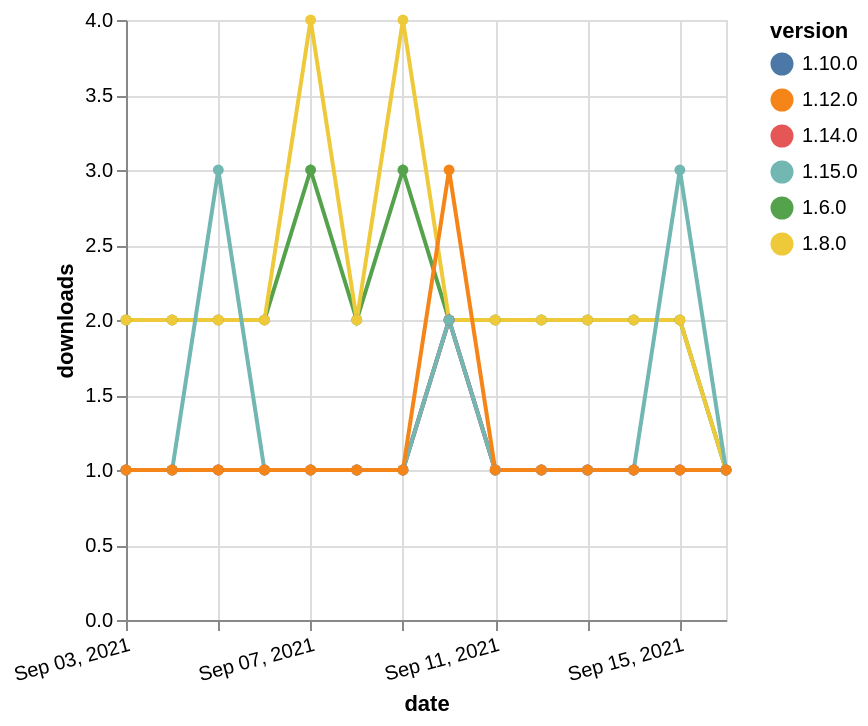

The specification (Vega-Lite) saved for this image:
### Vega-Lite specification from a JSON file in a GitHub repository (floating-point values rounded to 4 significant figures)
{"$schema": "https://vega.github.io/schema/vega-lite/v5.json", "description": "A simple bar chart with embedded data.", "data": {"values": [{"date": "2021-09-03", "total": 2327, "delta": 2, "version": "1.6.0"}, {"date": "2021-09-04", "total": 2329, "delta": 2, "version": "1.6.0"}, {"date": "2021-09-05", "total": 2331, "delta": 2, "version": "1.6.0"}, {"date": "2021-09-06", "total": 2333, "delta": 2, "version": "1.6.0"}, {"date": "2021-09-07", "total": 2336, "delta": 3, "version": "1.6.0"}, {"date": "2021-09-08", "total": 2338, "delta": 2, "version": "1.6.0"}, {"date": "2021-09-09", "total": 2341, "delta": 3, "version": "1.6.0"}, {"date": "2021-09-10", "total": 2343, "delta": 2, "version": "1.6.0"}, {"date": "2021-09-11", "total": 2345, "delta": 2, "version": "1.6.0"}, {"date": "2021-09-12", "total": 2347, "delta": 2, "version": "1.6.0"}, {"date": "2021-09-13", "total": 2349, "delta": 2, "version": "1.6.0"}, {"date": "2021-09-14", "total": 2351, "delta": 2, "version": "1.6.0"}, {"date": "2021-09-15", "total": 2353, "delta": 2, "version": "1.6.0"}, {"date": "2021-09-16", "total": 2354, "delta": 1, "version": "1.6.0"}, {"date": "2021-09-03", "total": 2485, "delta": 2, "version": "1.8.0"}, {"date": "2021-09-04", "total": 2487, "delta": 2, "version": "1.8.0"}, {"date": "2021-09-05", "total": 2489, "delta": 2, "version": "1.8.0"}, {"date": "2021-09-06", "total": 2491, "delta": 2, "version": "1.8.0"}, {"date": "2021-09-07", "total": 2495, "delta": 4, "version": "1.8.0"}, {"date": "2021-09-08", "total": 2497, "delta": 2, "version": "1.8.0"}, {"date": "2021-09-09", "total": 2501, "delta": 4, "version": "1.8.0"}, {"date": "2021-09-10", "total": 2503, "delta": 2, "version": "1.8.0"}, {"date": "2021-09-11", "total": 2505, "delta": 2, "version": "1.8.0"}, {"date": "2021-09-12", "total": 2507, "delta": 2, "version": "1.8.0"}, {"date": "2021-09-13", "total": 2509, "delta": 2, "version": "1.8.0"}, {"date": "2021-09-14", "total": 2511, "delta": 2, "version": "1.8.0"}, {"date": "2021-09-15", "total": 2513, "delta": 2, "version": "1.8.0"}, {"date": "2021-09-16", "total": 2514, "delta": 1, "version": "1.8.0"}, {"date": "2021-09-03", "total": 238, "delta": 1, "version": "1.10.0"}, {"date": "2021-09-04", "total": 239, "delta": 1, "version": "1.10.0"}, {"date": "2021-09-05", "total": 240, "delta": 1, "version": "1.10.0"}, {"date": "2021-09-06", "total": 241, "delta": 1, "version": "1.10.0"}, {"date": "2021-09-07", "total": 242, "delta": 1, "version": "1.10.0"}, {"date": "2021-09-08", "total": 243, "delta": 1, "version": "1.10.0"}, {"date": "2021-09-09", "total": 244, "delta": 1, "version": "1.10.0"}, {"date": "2021-09-10", "total": 246, "delta": 2, "version": "1.10.0"}, {"date": "2021-09-11", "total": 247, "delta": 1, "version": "1.10.0"}, {"date": "2021-09-12", "total": 248, "delta": 1, "version": "1.10.0"}, {"date": "2021-09-13", "total": 249, "delta": 1, "version": "1.10.0"}, {"date": "2021-09-14", "total": 250, "delta": 1, "version": "1.10.0"}, {"date": "2021-09-15", "total": 251, "delta": 1, "version": "1.10.0"}, {"date": "2021-09-16", "total": 252, "delta": 1, "version": "1.10.0"}, {"date": "2021-09-03", "total": 181, "delta": 1, "version": "1.14.0"}, {"date": "2021-09-04", "total": 182, "delta": 1, "version": "1.14.0"}, {"date": "2021-09-05", "total": 183, "delta": 1, "version": "1.14.0"}, {"date": "2021-09-06", "total": 184, "delta": 1, "version": "1.14.0"}, {"date": "2021-09-07", "total": 185, "delta": 1, "version": "1.14.0"}, {"date": "2021-09-08", "total": 186, "delta": 1, "version": "1.14.0"}, {"date": "2021-09-09", "total": 187, "delta": 1, "version": "1.14.0"}, {"date": "2021-09-10", "total": 189, "delta": 2, "version": "1.14.0"}, {"date": "2021-09-11", "total": 190, "delta": 1, "version": "1.14.0"}, {"date": "2021-09-12", "total": 191, "delta": 1, "version": "1.14.0"}, {"date": "2021-09-13", "total": 192, "delta": 1, "version": "1.14.0"}, {"date": "2021-09-14", "total": 193, "delta": 1, "version": "1.14.0"}, {"date": "2021-09-15", "total": 194, "delta": 1, "version": "1.14.0"}, {"date": "2021-09-16", "total": 195, "delta": 1, "version": "1.14.0"}, {"date": "2021-09-03", "total": 155, "delta": 1, "version": "1.15.0"}, {"date": "2021-09-04", "total": 156, "delta": 1, "version": "1.15.0"}, {"date": "2021-09-05", "total": 159, "delta": 3, "version": "1.15.0"}, {"date": "2021-09-06", "total": 160, "delta": 1, "version": "1.15.0"}, {"date": "2021-09-07", "total": 161, "delta": 1, "version": "1.15.0"}, {"date": "2021-09-08", "total": 162, "delta": 1, "version": "1.15.0"}, {"date": "2021-09-09", "total": 163, "delta": 1, "version": "1.15.0"}, {"date": "2021-09-10", "total": 165, "delta": 2, "version": "1.15.0"}, {"date": "2021-09-11", "total": 166, "delta": 1, "version": "1.15.0"}, {"date": "2021-09-12", "total": 167, "delta": 1, "version": "1.15.0"}, {"date": "2021-09-13", "total": 168, "delta": 1, "version": "1.15.0"}, {"date": "2021-09-14", "total": 169, "delta": 1, "version": "1.15.0"}, {"date": "2021-09-15", "total": 172, "delta": 3, "version": "1.15.0"}, {"date": "2021-09-16", "total": 173, "delta": 1, "version": "1.15.0"}, {"date": "2021-09-03", "total": 334, "delta": 1, "version": "1.12.0"}, {"date": "2021-09-04", "total": 335, "delta": 1, "version": "1.12.0"}, {"date": "2021-09-05", "total": 336, "delta": 1, "version": "1.12.0"}, {"date": "2021-09-06", "total": 337, "delta": 1, "version": "1.12.0"}, {"date": "2021-09-07", "total": 338, "delta": 1, "version": "1.12.0"}, {"date": "2021-09-08", "total": 339, "delta": 1, "version": "1.12.0"}, {"date": "2021-09-09", "total": 340, "delta": 1, "version": "1.12.0"}, {"date": "2021-09-10", "total": 343, "delta": 3, "version": "1.12.0"}, {"date": "2021-09-11", "total": 344, "delta": 1, "version": "1.12.0"}, {"date": "2021-09-12", "total": 345, "delta": 1, "version": "1.12.0"}, {"date": "2021-09-13", "total": 346, "delta": 1, "version": "1.12.0"}, {"date": "2021-09-14", "total": 347, "delta": 1, "version": "1.12.0"}, {"date": "2021-09-15", "total": 348, "delta": 1, "version": "1.12.0"}, {"date": "2021-09-16", "total": 349, "delta": 1, "version": "1.12.0"}]}, "width": "container", "mark": {"type": "line", "point": {"filled": true}}, "encoding": {"x": {"field": "date", "type": "temporal", "timeUnit": "yearmonthdate", "title": "date", "axis": {"labelAngle": -15}}, "y": {"field": "delta", "type": "quantitative", "title": "downloads"}, "color": {"field": "version", "type": "nominal"}, "tooltip": {"field": "delta"}}}
